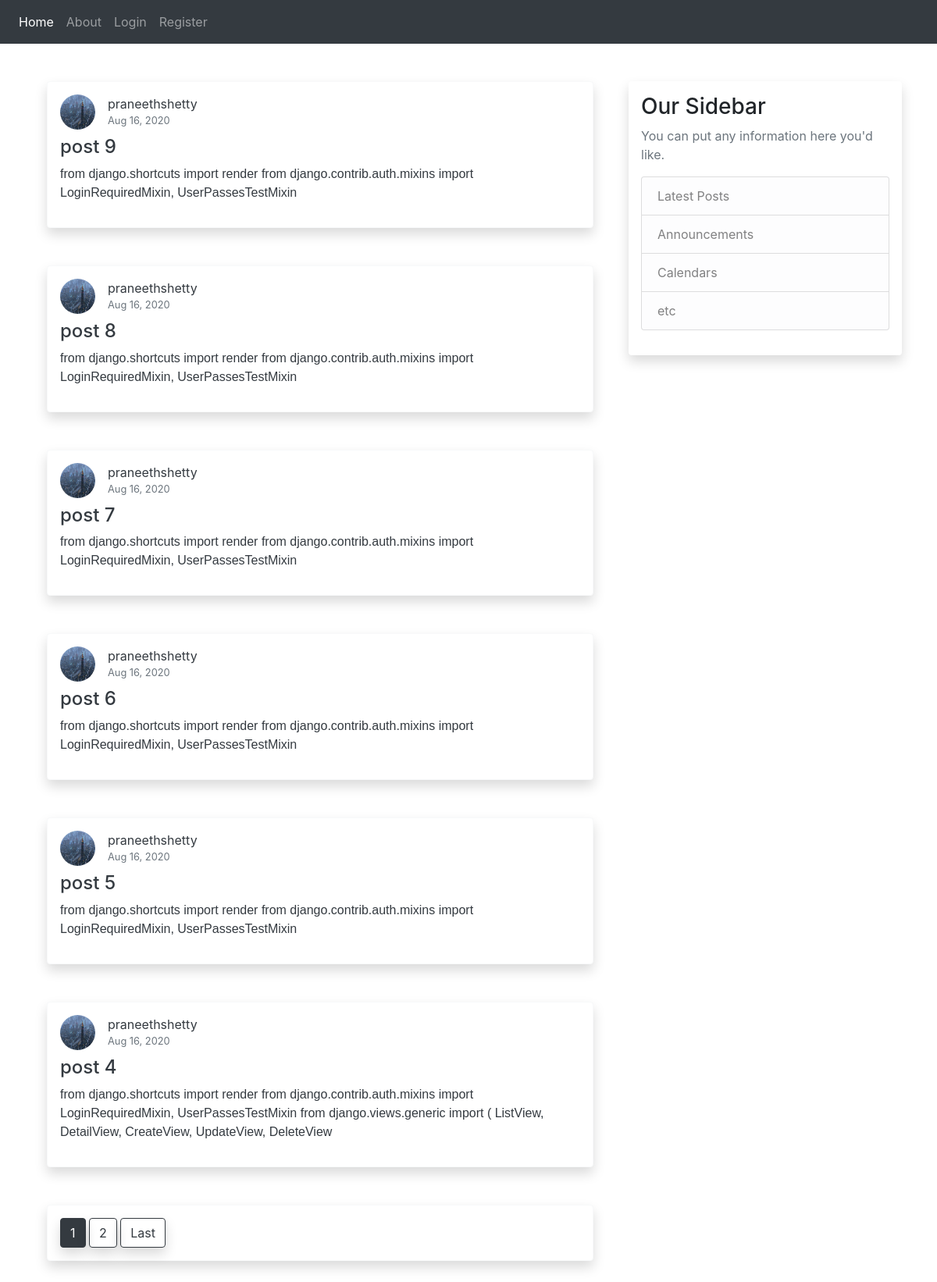
The page / on the database its author committed.
### blog/models.py (models this page shows, shortened)
class  Post(models.Model):
    title = models.CharField(max_length=100)
    content = models.TextField()
    date = models.DateTimeField(default=timezone.now)
    author = models.ForeignKey(User, on_delete=models.CASCADE)

### users/models.py (models this page shows, shortened)
class Profile(models.Model):
    user = models.OneToOneField(User, on_delete=models.CASCADE)
    image = models.ImageField(default='default.jpg', upload_to='profile_pics')

### blog/views.py (the view)
# urls.py: path('', PostListView.as_view(), name='blog-home'),
class PostListView(ListView):
    model = Post
    template_name = 'blog/home.html'
    context_object_name = 'posts'
    ordering = ['-date']
    paginate_by = 6

### blog/templates/blog/home.html (shortened to what this page needs)
{% extends "blog/base.html" %}
{% block content %}
    {% for post in posts %}
    <div class="container posts-content text-light">
        <div class="row">
          <div class="col-lg-12">
            <div class="text-dark card-body border border-light shadow p-3 mb-5 bg-white rounded">
              <div class=" media mb-2">
                <img
                  src="{{ post.author.profile.image.url }}"
                  width="45px" height="45px" class="d-block ui-w-40 rounded-circle" alt="">
                <div class="media-body ml-3">
                    <a class="text-dark" href="{% url 'user-posts' post.author.username %}">{{ post.author }} </a>
                  <div class="text-muted small">{{ post.date|date:"M d, o" }}</div>
                </div>
              </div>
              <h4><a class="text-dark" href="{% url 'post-detail' post.id %}">{{ post.title }}</a></h4>
              <p style="font-family: sans-serif;">{{ post.content }}
              </p>
            </div>
          </div>
        </div>
      </div>
    {% endfor %}
    <div class="container posts-content text-light">
    <div class="text-dark card-body border border-light shadow p-3 mb-5 bg-white rounded">
    {% if is_paginated %}
      {% for num in page_obj.paginator.page_range %}
        {% if page_obj.number == num %}
          <a class="btn btn-dark shadow rounded" href="?page={{ num }}">{{ num }}</a>
        {% elif num > page_obj.number|add:'-3' and num < page_obj.number|add:'3' %}
          <a class="btn btn-outline-dark shadow rounded" href="?page={{ num }}">{{ num }}</a>
        {% endif %}
      {% endfor %}
      {% if page_obj.has_next %}
        <a class="btn btn-outline-dark shadow rounded" href="?page={{ page_obj.paginator.num_pages }}">Last</a>
      {% endif %}
    {% endif %}
    </div>
    </div>
{% endblock content %}

### blog/templates/blog/base.html (shortened to what this page needs)
{% load static %}
<!DOCTYPE html>
<html lang="en">
<head>
    <link rel="stylesheet" href="https://stackpath.bootstrapcdn.com/bootstrap/4.5.2/css/bootstrap.min.css"
>
    <link rel="stylesheet" type="text/css" href="{% static 'blog/main.css' %}">
</head>
<body>
    <nav class="navbar navbar-expand-lg navbar-dark bg-dark">
        <div class="collapse navbar-collapse" id="navbarText">
            <ul class="navbar-nav mr-auto">
                <li class="nav-item active">
                    <a class="nav-link" href="{% url 'blog-home' %}">Home <span class="sr-only">(current)</span></a>
                </li>
                <li class="nav-item">
                    <a class="nav-link" href="{% url 'blog-about' %}">About</a>
                </li>
                {% if user.is_authenticated %}
                    <li class="nav-item">
                        <a class="nav-link" href="{% url 'post-create' %}">New Post</a>
                    </li>
                    <li class="nav-item">
                        <a class="nav-link" href="{% url 'profile' %}">Profile</a>
                    </li>
                    <li class="nav-item">
                        <a class="nav-link" href="{% url 'logout' %}">Logout</a>
                    </li>
                {% else %}
                    <li class="nav-item">
                        <a class="nav-link" href="{% url 'login' %}">Login</a>
                    </li>
                    <li class="nav-item">
                        <a class="nav-link" href="{% url 'register' %}">Register</a>
                    </li>
                {% endif %}
                <ul>
            </ul>
            </ul>
        </div>
    </nav><br><br>
    <main role="main" class="container">
        <div class="row">
          <div class="col-md-8">
            {% block content %}{% endblock %}
          </div>
          <div class="col-md-4">
            <div class="content-section shadow p-3 mb-5 bg-white rounded">
              <h3>Our Sidebar</h3>
              <p class='text-muted'>You can put any information here you'd like.
                <ul class="list-group">
                  <li class="list-group-item list-group-item-light">Latest Posts</li>
                  <li class="list-group-item list-group-item-light">Announcements</li>
                  <li class="list-group-item list-group-item-light">Calendars</li>
                  <li class="list-group-item list-group-item-light">etc</li>
                </ul>
              </p>
            </div>
          </div>
        </div>
      </main>
</body>
</html>

### rows shown on the page
Post: author.profile.image (picture), author "praneethshetty", date "Aug 16, 2020", title "post 9", content "from django.shortcuts import render from django.contrib.auth.mixins import LoginRequiredMixin, UserPassesTestMixin"
Post: author.profile.image (picture), author "praneethshetty", date "Aug 16, 2020", title "post 8", content "from django.shortcuts import render from django.contrib.auth.mixins import LoginRequiredMixin, UserPassesTestMixin"
Post: author.profile.image (picture), author "praneethshetty", date "Aug 16, 2020", title "post 7", content "from django.shortcuts import render from django.contrib.auth.mixins import LoginRequiredMixin, UserPassesTestMixin"
Post: author.profile.image (picture), author "praneethshetty", date "Aug 16, 2020", title "post 6", content "from django.shortcuts import render from django.contrib.auth.mixins import LoginRequiredMixin, UserPassesTestMixin"
Post: author.profile.image (picture), author "praneethshetty", date "Aug 16, 2020", title "post 5", content "from django.shortcuts import render from django.contrib.auth.mixins import LoginRequiredMixin, UserPassesTestMixin"
Post: author.profile.image (picture), author "praneethshetty", date "Aug 16, 2020", title "post 4", content "from django.shortcuts import render from django.contrib.auth.mixins import LoginRequiredMixin, UserPassesTestMixin from django.views.generic import ( ListView, DetailView, CreateView, UpdateView, DeleteView"

### other values the page prints
{{ num }} "1"
{{ num }} "2"
